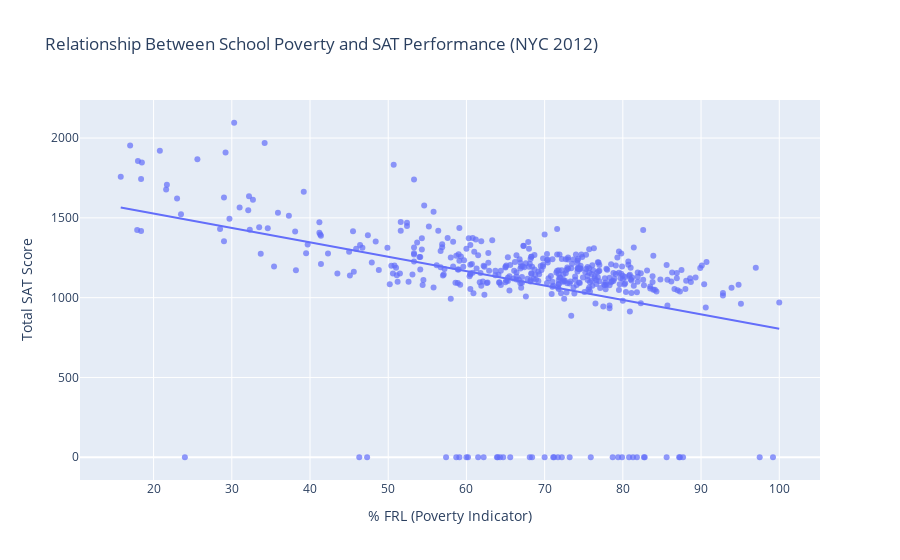

Notebook code for this chart:
### Code cell
px.scatter(
    final,
    x = 'frl_percent',
    y = 'sat_total',
    trendline = 'ols',
    opacity = 0.7,
    title = 'Relationship Between School Poverty and SAT Performance (NYC 2012)',
    labels = {
        'frl_percent': '% FRL (Poverty Indicator)',
        'sat_total': 'Total SAT Score'
    }

)

### Figure 1 — Plotly figure (JSON) as saved in the notebook; plotly's stock layout.template omitted (floating-point values rounded to 4 significant figures; data arrays with more than 128 entries replaced by an {"elided": "..."} marker saying what was removed)
{"data": [{"hovertemplate": "% FRL (Poverty Indicator)=%{x}<br>Total SAT Score=%{y}<extra></extra>", "legendgroup": "", "marker": {"color": "#636efa", "opacity": 0.7, "symbol": "circle"}, "mode": "markers", "name": "", "orientation": "v", "showlegend": false, "type": "scatter", "x": {"elided": "450 float values"}, "xaxis": "x", "y": {"elided": "450 float values"}, "yaxis": "y"}, {"hovertemplate": "<b>OLS trendline</b><br>sat_total = -9.03701 * frl_percent + 1708.31<br>R<sup>2</sup>=0.147343<br><br>% FRL (Poverty Indicator)=%{x}<br>Total SAT Score=%{y} <b>(trend)</b><extra></extra>", "legendgroup": "", "marker": {"color": "#636efa", "symbol": "circle"}, "mode": "lines", "name": "", "showlegend": false, "type": "scatter", "x": {"elided": "450 float values"}, "xaxis": "x", "y": {"elided": "450 float values"}, "yaxis": "y"}], "layout": {"legend": {"tracegroupgap": 0}, "title": {"text": "Relationship Between School Poverty and SAT Performance (NYC 2012)"}, "xaxis": {"anchor": "y", "domain": [0, 1], "title": {"text": "% FRL (Poverty Indicator)"}}, "yaxis": {"anchor": "x", "domain": [0, 1], "title": {"text": "Total SAT Score"}}}}
